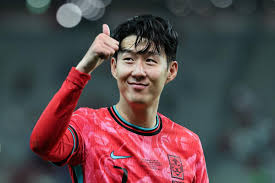
#> input picture CV-STUDY/images/son.png, 275 x 183 px
$ jupyter execute --allow-errors 10_face_recognition.ipynb   (text cells are left out)
#> lines starting #> are read from the running program, lines starting #| are printed output that depends on the picture; after the words box and inside, x2 and y2 are one past the last pixel; in counts of white or black regions, pixels touching at a corner belong together
[cell 1]
import cv2 as cv
import numpy as np
SONNY = "../images/son.png"
FAMILY = "../images/family.jpg"
WOMEN = "../images/women.jpg"
MAN = "../images/man.jpg"

FACE_CASCADE = "../cascade/haarcascade_frontalface_default.xml"
EYE_CASCADE = "../cascade/haarcascade_eye.xml"

[cell 2]
face_cascade = cv.CascadeClassifier(FACE_CASCADE)
eye_cascade = cv.CascadeClassifier(EYE_CASCADE)

img = cv.imread(SONNY)
#> img is the input picture: shape (183, 275, 3); mean B, G, R 76.4, 72.5, 91.4
gray = cv.cvtColor(img, cv.COLOR_BGR2GRAY)
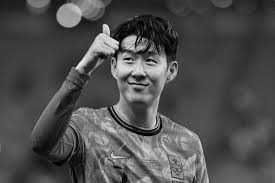
#> gray: shape (183, 275); min 0, max 251, mean 78.6

faces = face_cascade.detectMultiScale(
    gray, scaleFactor=1.1, minNeighbors=2, minSize=(10,10)
)
#> faces = [[101, 31, 74, 74]]

eyes = eye_cascade.detectMultiScale(
    gray, scaleFactor=1.1, minNeighbors=1, maxSize=(10,10)
)
#> eyes = ()
# print(eyes)
# print(faces)
if len(faces):
    for face in faces:
        x, y, width, height = face
        cv.rectangle(img, (x,y), (x+width, y+height), (0,255,0), 2, cv.LINE_AA)
#> this loop made 1 pass
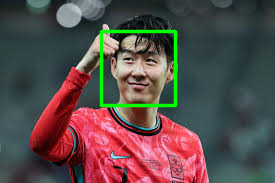
#> img: shape (183, 275, 3); 2.92% of pixels changed, all inside (x1, y1, x2, y2) = (99, 29, 178, 108)

if len(eyes):
    for eye in eyes:
        x, y, width, height = eye
        cv.rectangle(img, (x,y), (x+width, y+height), (0,255,255), 2, cv.LINE_AA)

cv.imshow("img", img)
cv.waitKey(0)
cv.destroyAllWindows()

[cell 3]
# 실습1. 캠화면에 적용
# 캠화면에서 얼굴과 눈 찾아서 얼굴 및 눈 영역에 사각형 표시
# 네모위에 "Face", "Eye"라는 글자 띄우기
face_cascade = cv.CascadeClassifier(FACE_CASCADE)
eye_cascade = cv.CascadeClassifier(EYE_CASCADE)

cap = cv.VideoCapture(0)

while True:
    ret, frame = cap.read()
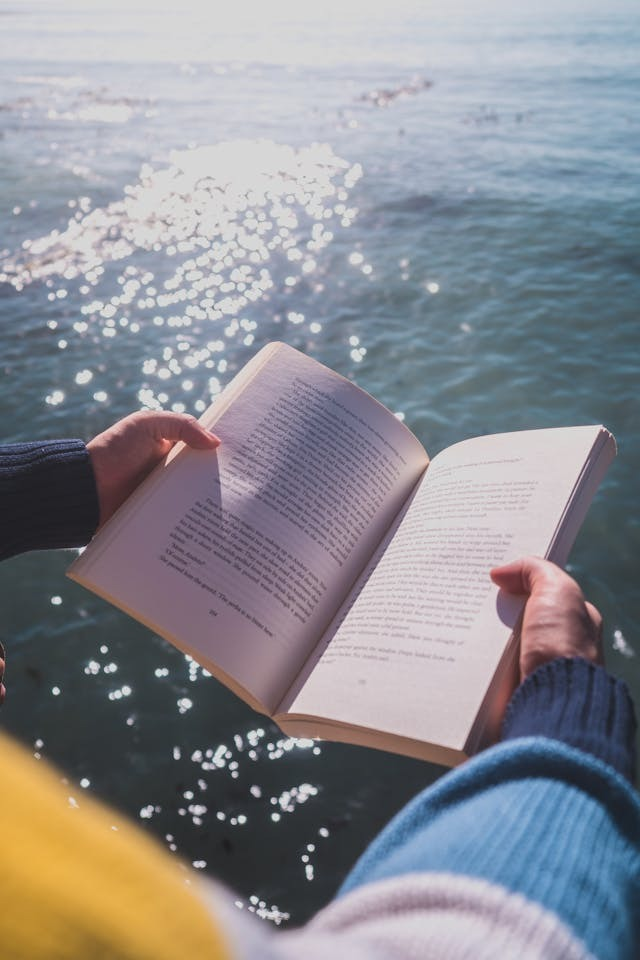
#> input picture CV-STUDY/images/book.jpg, 640 x 960 px, given in place of the camera
#> frame is the input picture: shape (960, 640, 3); mean B, G, R 145.7, 139.7, 139.4

    if not ret:
        break

    gray = cv.cvtColor(frame, cv.COLOR_BGR2GRAY)
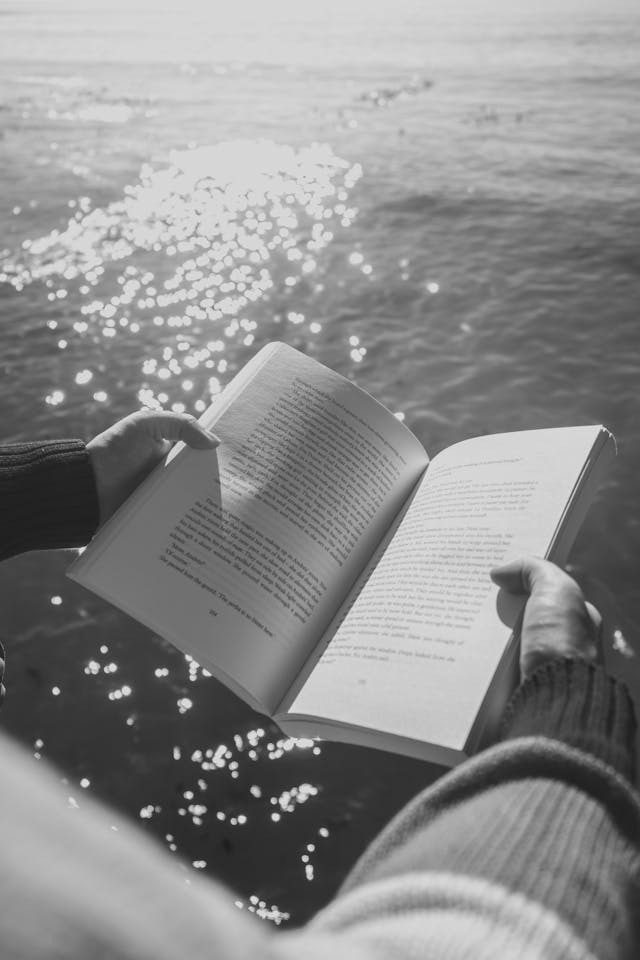
#> gray: shape (960, 640); min 17, max 234, mean 140.3

    faces = face_cascade.detectMultiScale(gray, scaleFactor=1.3, minNeighbors=5, minSize=(10,10))
#> faces = ()

    for (x, y, weight, height) in faces:
        cv.rectangle(frame, (x, y), (x+weight, y+height), (0, 0, 255), 2)
        cv.putText(frame, "Face", (x, y-10), cv.FONT_HERSHEY_DUPLEX, 0.7, (255, 255, 255), 2)

        roi_gray = gray[y:y+height, x:x+weight]
        roi_color = frame[y:y+height, x:x+weight]

        eyes = eye_cascade.detectMultiScale(roi_gray)
        for (eye_x, eye_y, eye_weight, eye_height) in eyes:
            cv.rectangle(roi_color, (eye_x, eye_y), (eye_x+eye_weight, eye_y+eye_height), (0, 255, 0), 2)
            cv.putText(roi_color, "Eye", (eye_x, eye_y-10), cv.FONT_HERSHEY_DUPLEX, 0.6, (255, 255, 255), 2)
#> this loop made 0 passes

    cv.imshow("Face & Eye Detection", frame)

    if cv.waitKey(1) == ord("q"):
#> (key q is pressed here)
        break

cap.release()
cv.destroyAllWindows()

[cell 4]
# 실습2. 귀여운 눈 덮어 씌우기
# 원하는 사람 이미지에서 눈을 찾아서
# 해당 영역에 귀여운 눈을 덮어 씌워보기
eye_cascade = cv.CascadeClassifier(EYE_CASCADE)
img = cv.imread(WOMEN)
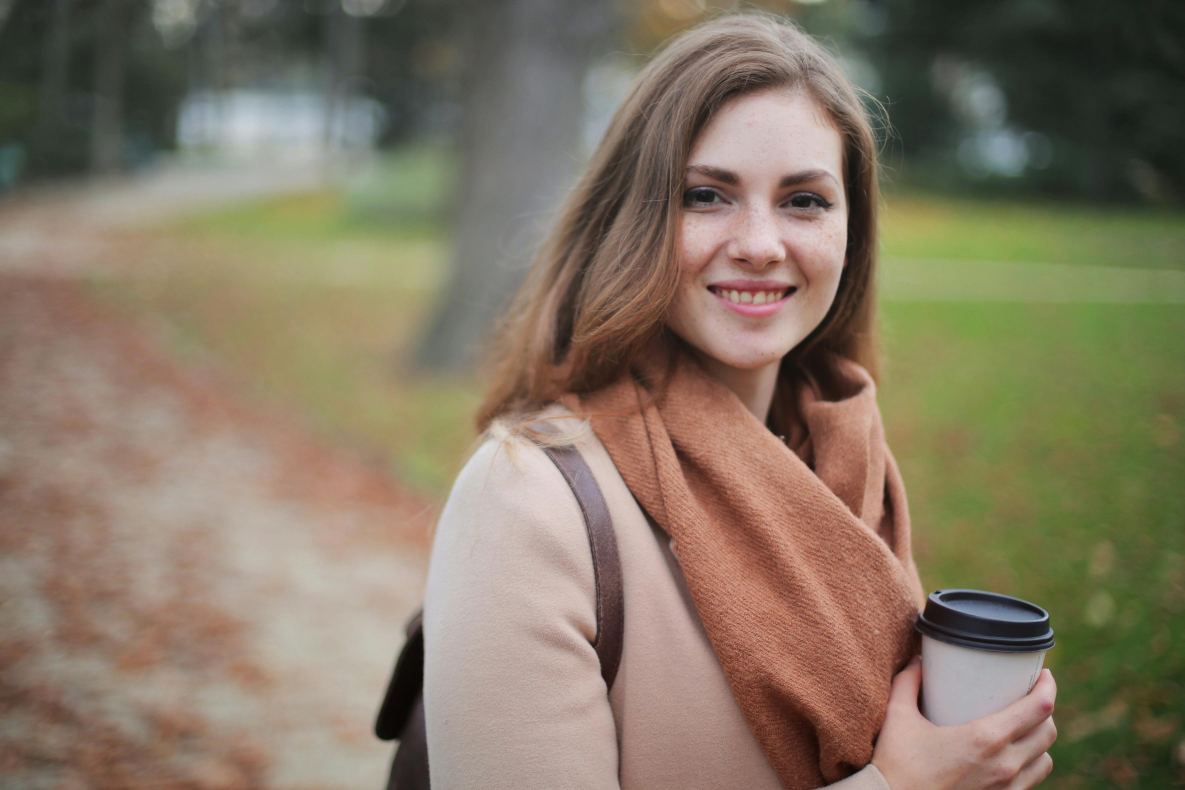
#> input picture CV-STUDY/images/women.jpg, 3555 x 2370 px (shown at 1/3 size)
#> img is the input picture: shape (2370, 3555, 3); mean B, G, R 100.1, 119.4, 132.1
resized = cv.resize(img, None, fx=0.1, fy=0.1, interpolation= cv.INTER_NEAREST)
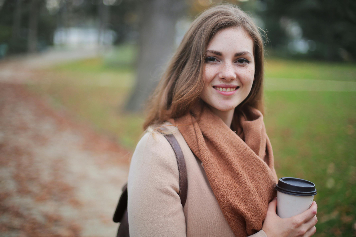
#> resized: shape (237, 356, 3); mean B, G, R 100, 119.3, 132
eye_icon = cv.imread("../images/eye.png")
gray = cv.cvtColor(resized, cv.COLOR_BGR2GRAY)
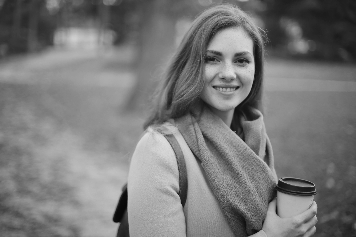
#> gray: shape (237, 356); min 8, max 223, mean 120.9

eyes = eye_cascade.detectMultiScale(
    gray, scaleFactor=1.1, minNeighbors=2, maxSize=(100,100)
)
#> eyes = [[202, 48, 22, 22], [229, 49, 22, 22]]

#> (the rest of this cell did not finish here and is left out)

[cell 5]
# 실습3
# 웹캠을 통해 들어오는 영상을 이용해 움직임이 감지될 경우
# 해당 프레임을 캡쳐해서 파일로 저장하는 프로그램 만들기
# 핵심
# - VideoCapture()
# - createBackgroundSubractorMOG2()
# - findContour()
cap = cv.VideoCapture(0)
# 배경 제거
bgs = cv.createBackgroundSubtractorMOG2()
count = 0

while True:
    ret, frame = cap.read()
    if not ret:
        break

    fgmask = bgs.apply(frame) # 배경 제거 적용
#> fgmask: shape (960, 640); every value is 127
    contours, _ = cv.findContours(fgmask, cv.RETR_EXTERNAL, cv.CHAIN_APPROX_SIMPLE)
#> contours = [[[0, 0], [0, 959], [639, 959], [639, 0]]]

    for contour in contours:
        if cv.contourArea(contour) < 5000: # 움직임 크기가 작은건 무시
            continue

        x, y, weight, height = cv.boundingRect(contour)
        cv.rectangle(frame, (x, y), (x+weight, y+height), (0, 255, 0), 2)

        save_path = "../output/"
        filename = f"{save_path}motion_{count}.jpg"
        cv.imwrite(filename, frame)
        print(f"움직임 감지 → {filename} 저장 완료!")
        count += 1
#> this loop made 1 pass
#> (contour, x, y, weight, height, save_path, filename, count) on pass 1: ([[0, 0], [0, 959], [639, 959], [639, 0]], 0, 0, 640, 960, '../output/', '../output/motion_0.jpg', 1)
#| 움직임 감지 → ../output/motion_0.jpg 저장 완료!
#> pass 1, `cv.imwrite(filename, frame)`:
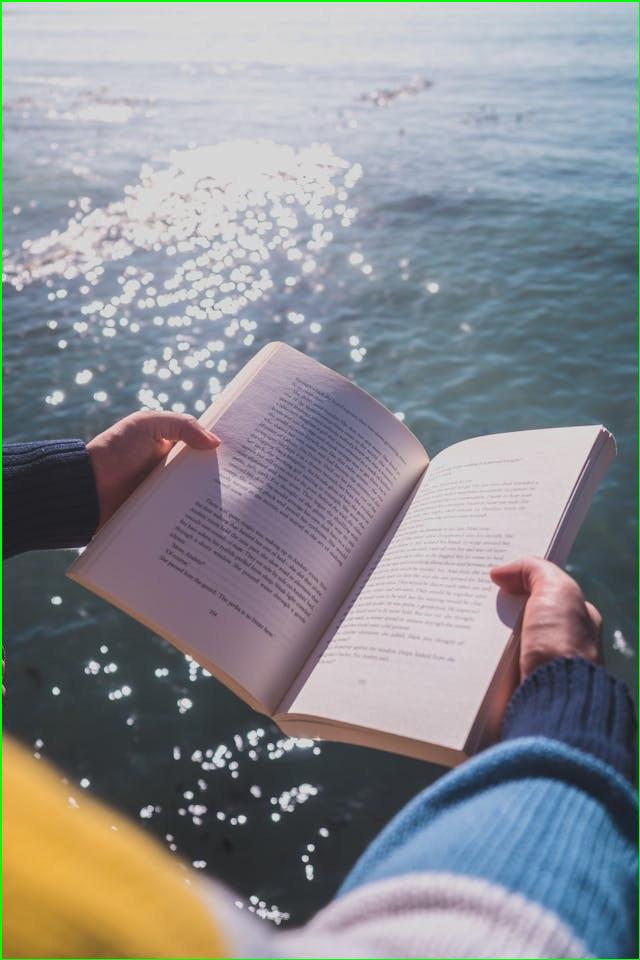
#> saved as motion_0.jpg: shape (960, 640, 3); mean B, G, R 144.6, 140.6, 138.3
#> after the loop, count = 1

    cv.imshow("Frame", frame)
    cv.imshow("FG Mask", fgmask)

    if cv.waitKey(1) == ord("q"):  # ESC
#> (key q is pressed here)
        break

cap.release()
cv.destroyAllWindows()

[cell 6]
import cv2
import time
import os

# 폴더 생성
SAVE_DIR = "captures"

# 최소영역
MIN_AREA = 1200

# 저장 간격(초단위)
COOLDOWN = 1.0

# 폴더가 없으면 생성
os.makedirs(SAVE_DIR, exist_ok=True)

cap = cv2.VideoCapture(0)
if not cap.isOpened():
    raise RuntimeError("웹캠 오류")

# 배경 제거
# createBackgroundSubtractorMOG2
# 웹캠이나 cctv영상처럼 움직이는 물건(전경)과 고정된 배경을 자동으로 구분할때 사용:
# history() : 기본값 500, 값이 크면 배경 모델이 천천히 변함(안정적), 작으면 빠르게 변함(민감)
# varThreshold : 기본값 16, 픽셀이 전경인지 배경인지를 판단
    # 값이 작은 변화에도 움직임으로 판단
    # 값이 크면 큰 변화가 있어야 움직임으로 판단
# detectShadows : 기본값 True, 그림자도 검출할지 여부
backsub = cv2.createBackgroundSubtractorMOG2(history=200, varThreshold=25, detectShadows=True)

last_save = 0.0
while True:
    ret, frame = cap.read()
    if not ret:
        break

    # 1번
    # 전경 마스크 받아오기
    fg = backsub.apply(frame) # 현재 프레임에서 움직임 부분만 추출

    # 그림자 제거 : 200이상 부분만 남기고 나머지는 0으로 처리
    _, fg = cv2.threshold(fg, 200, 255, cv2.THRESH_BINARY)
#> fg: shape (960, 640); every value is 0

    # 움직임 영역을 키워서 구멍 메우기
    fg = cv2.dilate(fg, None, iterations=2)

    # 2번
    # 움직임 영역 찾기
    contours, _ = cv2.findContours(fg, cv2.RETR_EXTERNAL, cv2.CHAIN_APPROX_SIMPLE)
#> contours = []

    motion = False # 움직임이 있었는지 표시하는 변수

    for c in contours:
        # 너무 작은 영역은 무시
        if cv2.contourArea(c) < MIN_AREA:
            continue

        # 움직임이 있는 부분에 사각형 표시
        x, y, w, h = cv2.boundingRect(c)
        cv2.rectangle(frame, (x,y), (x + w, y + h), (0,255,0), 2)
        motion = True

    # 화면 상단에 "Motion: ON/OFF" 글자 표시
    status_text = "ON" if motion else "OFF"
    cv2.putText(frame, f"Motion: {status_text}", (10, 30),
                cv2.FONT_HERSHEY_SIMPLEX, 1, (0,255,0) if motion else(0,0,255), 2)
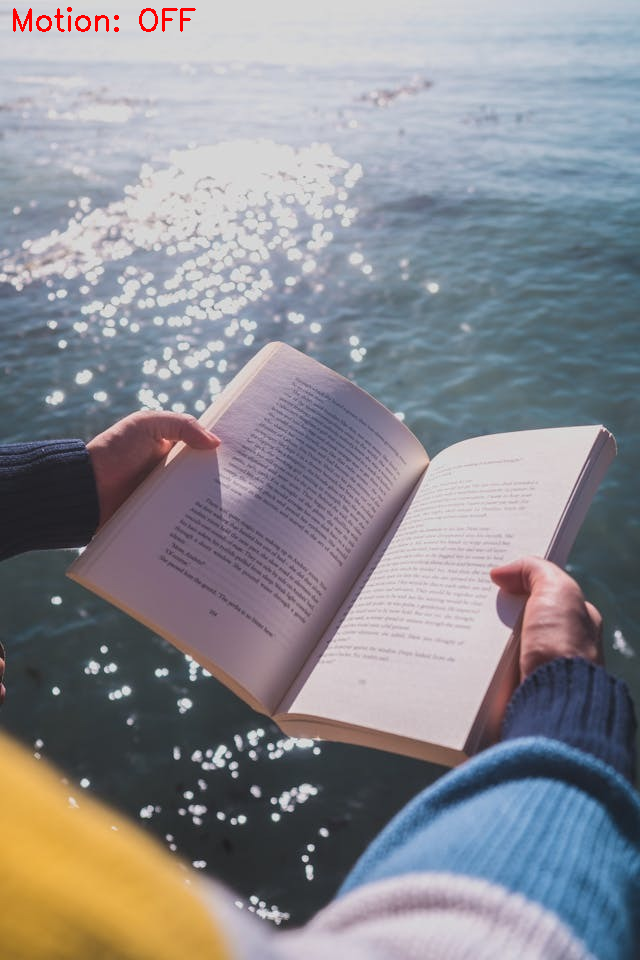
#> frame: shape (960, 640, 3); 0.2% of pixels changed, all inside (x1, y1, x2, y2) = (13, 7, 196, 32)

    # 원본 영상과 마스크 영상 출력
    cv2.imshow('frame', frame)
    cv2.imshow('mask', fg)

    # 3번 움직인 사진 저장
    now = time.time()
    if motion and (now - last_save > COOLDOWN):
        filename = time.strftime("%Y%m%d_%H%M%S") + ".jpg" # 현재 시각으로 파일명 생성
        cv2.imwrite(os.path.join(SAVE_DIR, filename), frame) # 현재 프레임 저장
        last_save = now

    # 4번 종료
    if cv2.waitKey(1) == ord("q"):
#> (key q is pressed here)
        break

# 카메라, 창 종
cap.release()
cv2.destroyAllWindows()
